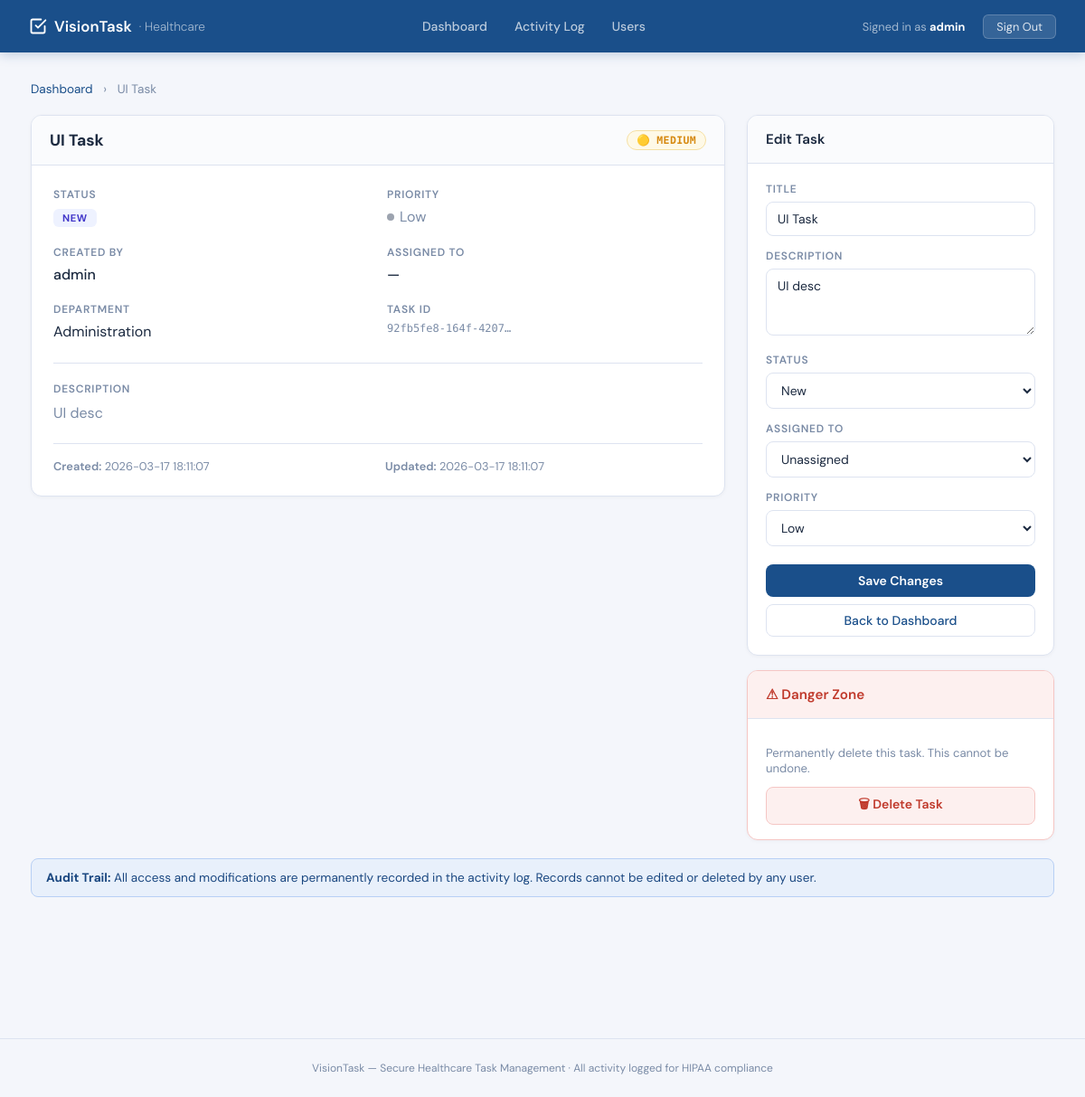
Page /task/92fb5fe8-164f-4207-a13c-9f34cf3dbf24 (signed in) on the committed database.
### tables this page shows
CREATE TABLE tasks (
            id TEXT PRIMARY KEY,
            title TEXT NOT NULL,
            description TEXT,
            sensitivity TEXT NOT NULL,
            created_by TEXT NOT NULL,
            assigned_to TEXT,
            department TEXT,
            status TEXT NOT NULL,
            created_at TEXT NOT NULL,
            updated_at TEXT NOT NULL,
            priority INTEGER NOT NULL
        );

### vision_task/app (2).py (the view)
    @app.route("/task/<task_id>", methods=["GET"])
    def ui_view_task(task_id):
        redir = _require_login()
        if redir: return redir
        user = _get_session_user()
        task = task_manager.get_task(user, task_id)
        if not task:
            return render_template("error.html", user=user,
                                   message="Task not found or access denied."), 404
        if task.sensitivity.value == "high" and not is_reauth_valid():
            AuditLog.log_action(user.username, "reauth_required", "task", task_id)
            return redirect(url_for("reauth_page", next=url_for("ui_view_task", task_id=task_id)))
        return render_template("task_detail.html", task=task.to_dict(), user=user)

### vision_task/auth.py (called while the page is built)
def _ensure_demo_users():
    for u in DEMO_USERS:
        existing = db_get_user(u.username)
        if not existing:
            db_insert_user(u)

def get_user(username: str) -> User | None:
    _ensure_demo_users()
    return db_get_user(username)

### vision_task/db.py (called while the page is built)
def _get_db_path() -> str:
    return os.environ.get("VISION_TASK_DB") or "vision_task.db"

def _get_connection() -> sqlite3.Connection:
    conn = sqlite3.connect(_get_db_path(), detect_types=sqlite3.PARSE_DECLTYPES)
    conn.row_factory = sqlite3.Row
    return conn

def _row_to_task(row: sqlite3.Row) -> Task:
    return Task(
        id=row["id"],
        title=row["title"],
        description=row["description"] or "",
        sensitivity=SensitivityLevel(row["sensitivity"]),
        created_by=row["created_by"],
        assigned_to=row["assigned_to"],
        department=row["department"],
        status=TaskStatus(row["status"]),
        created_at=datetime.fromisoformat(row["created_at"]),
        updated_at=datetime.fromisoformat(row["updated_at"]),
        priority=row["priority"],
    )

def _row_to_user(row: sqlite3.Row) -> User:
    return User(
        username=row["username"],
        password_hash=row["password_hash"],
        roles=json.loads(row["roles"]),
        department=row["department"],
        can_view_high_sensitivity=bool(row["can_view_high_sensitivity"]),
        can_view_medium_sensitivity=bool(row["can_view_medium_sensitivity"]),
    )

def get_task_by_id(task_id: str) -> Optional[Task]:
    conn = _get_connection()
    cur = conn.cursor()
    cur.execute("SELECT * FROM tasks WHERE id = ?", (task_id,))
    row = cur.fetchone()
    conn.close()
    return _row_to_task(row) if row else None

def get_user(username: str) -> Optional[User]:
    conn = _get_connection()
    cur = conn.cursor()
    cur.execute("SELECT * FROM users WHERE username = ?", (username,))
    row = cur.fetchone()
    conn.close()
    return _row_to_user(row) if row else None

### vision_task/logger.py (called while the page is built)
    @staticmethod
    def log_access_attempt(
        user_id: str, task_id: str, allowed: bool, sensitivity: str, reason: str = ""
    ):
        status = "success" if allowed else "denied"
        AuditLog.log_action(
            user_id=user_id,
            action="read",
            resource_type="task",
            resource_id=task_id,
            status=status,
            sensitivity=sensitivity,
            details={"reason": reason} if reason else None,
        )

### vision_task/templates/task_detail.html (shortened to what this page needs)
{% extends "base.html" %}
{% block content %}
<div style="margin-bottom:20px;font-size:.85rem;color:var(--muted);">
    <a href="{{ url_for('ui_dashboard') }}" style="color:var(--brand);text-decoration:none;">Dashboard</a>
    <span style="margin:0 8px;">›</span>
    <span>{{ task.title }}</span>
</div>
<div style="display:grid;grid-template-columns:1fr 340px;gap:24px;align-items:start;">
    <div>
        <div class="vt-card">
            <div class="vt-card-header" style="justify-content:space-between;">
                <span style="font-size:1.1rem;font-weight:700;">{{ task.title }}</span>
                <span class="sens-badge badge-{{ task.sensitivity }}">
                    {% if task.sensitivity == 'high' %}🔴 HIGH SENSITIVITY
                    {% elif task.sensitivity == 'medium' %}🟡 MEDIUM
                    {% else %}🟢 LOW{% endif %}
                </span>
            </div>
            <div style="padding:24px;">
                <div style="display:grid;grid-template-columns:1fr 1fr;gap:20px;margin-bottom:24px;">
                    <div>
                        <div class="vt-label">Status</div>
                        <span class="status-badge status-{{ task.status }}">{{ task.status | replace('_',' ') }}</span>
                    </div>
                    <div>
                        <div class="vt-label">Priority</div>
                        <div style="display:flex;align-items:center;gap:6px;">
                            <span class="prio-dot prio-{% if task.priority==2 %}high{% elif task.priority==1 %}medium{% else %}low{% endif %}"></span>
                            {% if task.priority==2 %}<span style="color:var(--high);font-weight:600;">High</span>
                            {% elif task.priority==1 %}<span style="color:var(--med);font-weight:600;">Medium</span>
                            {% else %}<span style="color:var(--muted);">Low</span>{% endif %}
                        </div>
                    </div>
                    <div>
                        <div class="vt-label">Created By</div>
                        <div style="font-weight:500;">{{ task.created_by }}</div>
                    </div>
                    <div>
                        <div class="vt-label">Assigned To</div>
                        <div style="font-weight:500;">{{ task.assigned_to or '—' }}</div>
                    </div>
                    <div>
                        <div class="vt-label">Department</div>
                        <div>{{ task.department }}</div>
                    </div>
                    <div>
                        <div class="vt-label">Task ID</div>
                        <div style="font-family:'DM Mono',monospace;font-size:.75rem;color:var(--muted);">{{ task.id[:18] }}…</div>
                    </div>
                </div>
                <div style="border-top:1px solid var(--border);padding-top:20px;margin-bottom:20px;">
                    <div class="vt-label">Description</div>
                    <p style="color:var(--muted);line-height:1.6;margin:0;">{{ task.description or '(No description provided)' }}</p>
                </div>
                <div style="display:grid;grid-template-columns:1fr 1fr;gap:16px;font-size:.8rem;color:var(--muted);border-top:1px solid var(--border);padding-top:16px;">
                    <div><span style="font-weight:600;">Created:</span> {{ task.created_at[:19] | replace('T',' ') }}</div>
                    <div><span style="font-weight:600;">Updated:</span> {{ task.updated_at[:19] | replace('T',' ') }}</div>
                </div>
            </div>
        </div>
    </div>
    <div>
        {% if user.username == task.created_by or 'admin' in user.roles %}
        <div class="vt-card" style="margin-bottom:16px;">
            <div class="vt-card-header">Edit Task</div>
            <div style="padding:20px;">
                <form method="post" action="{{ url_for('ui_update_task', task_id=task.id) }}">
                    <div style="margin-bottom:14px;">
                        <label class="vt-label">Title</label>
                        <input type="text" name="title" class="vt-input" value="{{ task.title }}" />
                    </div>
                    <div style="margin-bottom:14px;">
                        <label class="vt-label">Description</label>
                        <textarea name="description" class="vt-textarea" rows="3" style="resize:vertical;">{{ task.description }}</textarea>
                    </div>
                    <div style="margin-bottom:14px;">
                        <label class="vt-label">Status</label>
                        <select name="status" class="vt-select">
                            {% for s in ['new','assigned','in_progress','completed','cancelled'] %}
                            <option value="{{ s }}" {% if task.status==s %}selected{% endif %}>{{ s | replace('_',' ') | title }}</option>
                            {% endfor %}
                        </select>
                    </div>
                    <div style="margin-bottom:14px;">
                        <label class="vt-label">Assigned To</label>
                        <select name="assigned_to" class="vt-select">
                            <option value="">Unassigned</option>
                        </select>
                    </div>
                    <div style="margin-bottom:20px;">
                        <label class="vt-label">Priority</label>
                        <select name="priority" class="vt-select">
                            <option value="0" {% if task.priority==0 %}selected{% endif %}>Low</option>
                        </select>
                    </div>
                    <div style="display:grid;gap:8px;">
                        <button type="submit" class="btn-brand">Save Changes</button>
                        <a href="{{ url_for('ui_dashboard') }}" class="btn-outline" style="text-align:center;display:block;">Back to Dashboard</a>
                    </div>
                </form>
            </div>
        </div>
        {% if 'admin' in user.roles %}
        <div class="vt-card" style="border-color:#f5c6c4;">
            <div class="vt-card-header" style="background:var(--high-bg);color:var(--high);">
                ⚠ Danger Zone
            </div>
            <div style="padding:16px 20px;">
                <p style="font-size:.82rem;color:var(--muted);margin-bottom:12px;">
                    Permanently delete this task. This cannot be undone.
                </p>
                <form method="post" action="{{ url_for('ui_delete_task', task_id=task.id) }}"
                      onsubmit="return confirm('Permanently delete this task? This cannot be undone.');">
                    <button type="submit" class="btn-danger-soft" style="width:100%;">
                        🗑 Delete Task
                    </button>
                </form>
            </div>
        </div>
        {% endif %}
        {% endif %}
    </div>
</div>
<div class="vt-alert vt-alert-info" style="margin-top:20px;">
    <strong>Audit Trail:</strong> All access and modifications are permanently recorded in the activity log. Records cannot be edited or deleted by any user.
</div>
{% endblock %}

### vision_task/templates/base.html (style rules this page uses)
:root { --brand: #1a4f8a; --brand-light: #e8f0fb; --brand-mid: #2d6bc4; --high: #c0392b; --high-bg: #fdf0ef; --med: #d68910; --med-bg: #fef9e7; --low: #1e8449; --low-bg: #eafaf1; --surface: #f4f6fb; --border: #dde3f0; --text: #1c2a40; --muted: #7a8ba6; }
*, *::before, *::after { box-sizing: border-box; }
body { font-family: 'DM Sans', sans-serif; background: var(--surface); color: var(--text); min-height: 100vh; margin: 0; }
.vt-card { background: #fff; border: 1px solid var(--border); border-radius: 12px; box-shadow: 0 1px 4px rgba(0,0,0,.04); overflow: hidden; }
.vt-card-header { padding: 16px 20px; border-bottom: 1px solid var(--border); font-weight: 600; font-size: .95rem; display: flex; align-items: center; gap: 8px; background: #fafbfd; }
.sens-badge { display: inline-flex; align-items: center; gap: 4px; padding: 3px 10px; border-radius: 20px; font-size: .72rem; font-weight: 700; font-family: 'DM Mono', monospace; letter-spacing: .03em; }
.badge-medium { background: var(--med-bg); color: var(--med); border: 1px solid #f5dfa3; }
.status-badge { display: inline-block; padding: 3px 10px; border-radius: 6px; font-size: .7rem; font-weight: 700; text-transform: uppercase; letter-spacing: .05em; }
.status-new { background: #eef2ff; color: #4338ca; }
.prio-dot { width: 8px; height: 8px; border-radius: 50%; display: inline-block; }
.prio-low { background: #9ca3af; }
.btn-brand { background: var(--brand); color: #fff; border: none; padding: 9px 22px; border-radius: 8px; font-weight: 600; font-size: .875rem; cursor: pointer; transition: background .15s; font-family: inherit; }
.btn-outline { background: #fff; color: var(--brand); border: 1px solid var(--border); padding: 8px 18px; border-radius: 8px; font-weight: 500; font-size: .875rem; text-decoration: none; transition: all .15s; font-family: inherit; cursor: pointer; }
.btn-danger-soft { background: var(--high-bg); color: var(--high); border: 1px solid #f5c6c4; padding: 8px 18px; border-radius: 8px; font-weight: 600; font-size: .875rem; cursor: pointer; font-family: inherit; transition: background .15s; }
.vt-input, .vt-select, .vt-textarea { border: 1px solid var(--border); border-radius: 8px; padding: 9px 12px; font-size: .875rem; font-family: inherit; width: 100%; background: #fff; color: var(--text); transition: border-color .15s, box-shadow .15s; }
.vt-label { font-size: .75rem; font-weight: 600; color: var(--muted); text-transform: uppercase; letter-spacing: .06em; margin-bottom: 6px; display: block; }
.vt-alert { padding: 12px 16px; border-radius: 8px; font-size: .85rem; border: 1px solid; margin-bottom: 16px; }
.vt-alert-info { background: var(--brand-light); border-color: #b8d0f5; color: #1a4780; }

### rows in the picture
tasks: title "UI Task", status "NEW", created_by "admin", department "Administration", description "UI desc", created_at "2026-03-17 18:11:07", updated_at "2026-03-17 18:11:07", status "New", priority "Low"

### other values in the picture
{{ session.get('username') }} "admin"
{{ task.assigned_to or '—' }} "—"
{{ task.id[:18] }} "92fb5fe8-164f-4207"
